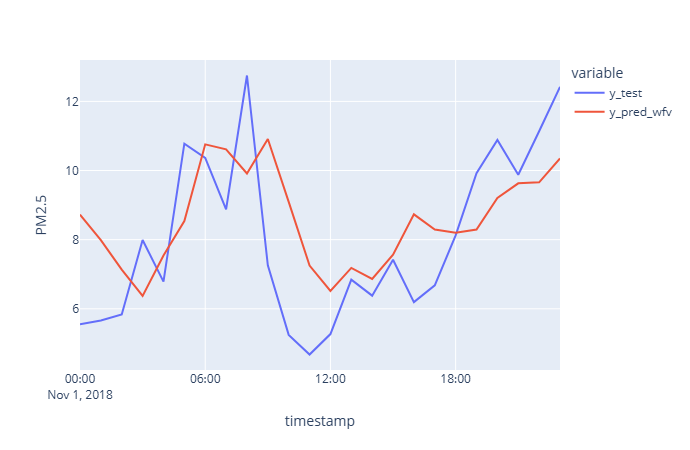

Generate this figure with Python:
# ARMA
# Autoregressive Moving Average Model

# import Libraries
import inspect
import time
import warnings

import matplotlib.pyplot as plt
import pandas as pd
import plotly.express as px
import seaborn as sns
from pymongo import MongoClient
from sklearn.metrics import mean_absolute_error
from statsmodels.graphics.tsaplots import plot_acf, plot_pacf
from statsmodels.tsa.arima.model import ARIMA

warnings.filterwarnings("ignore")
#................................................................
# connect to MongoDB
client = MongoClient("mongodb://127.0.0.1:27017")
# Assign database
db = client["air-quality"]
# Assign collection
nairobi = db["nairobi"]
#................................................................
# Wrangle Function
def wrangle(collection, resample_rule="h"):
    results = collection.find(
        {"metadata.site": 29, "metadata.measurement": "P2"},
        projection={"P2": 1, "timestamp": 1, "_id": 0},
    )

    df = pd.DataFrame(list(results))
    # Convert timestamp column to datetime
    df["timestamp"] = pd.to_datetime(df["timestamp"], errors="coerce")
    # Set as index
    df = df.set_index("timestamp")
    # If timezone-naive → localize
    if df.index.tz is None:
        df.index = df.index.tz_localize("UTC")
    
    # Localize timezone
    df.index = df.index.tz_convert("UTC").tz_convert("Africa/Nairobi")

    # Remove outliers
    df = df[df["P2"] < 500]

    # Resample and forward-fill
    y = df.resample(resample_rule).mean().ffill()

    return y
# call wrangle function
y = wrangle(nairobi)
print(y.shape)
y.head()
#...............................................................
# exploratory Data Analysis
fig, ax = plt.subplots(figsize=(15, 6))
plot_acf(y, ax=ax)
ax.set_ylim(bottom= -0.2)
plt.xlabel("Lags [Hours]")
plt.ylabel("Correlation Coefficient")
plt.tight_layout()
plt.show()

# Partial Autocorrelation Plot
fig, ax = plt.subplots(figsize=(15, 6))
plot_pacf(y, ax=ax)
ax.set_ylim(bottom= -0.2)
plt.xlabel("Lags [Hours]")
plt.ylabel("Correlation Coefficient")
plt.tight_layout()
plt.show()
#...............................................................
# Train-Test Split
# Training set: all readings from October 2018
y_train = y['2018-10-01':'2018-10-31']

# Test set: readings from 1 November 2018
y_test = y['2018-11-01':'2018-11-01']

# check
print(y_train.shape)
y_train.head()

print(y_test.shape)
y_test.head()
#...............................................................
# Building the Model
# Baseline
y_train_mean = y_train.mean()
y_pred_baseline = [y_train_mean] * len(y_train)
mae_baseline = mean_absolute_error(y_train, y_pred_baseline)
print("Mean P2 Reading:", round(y_train_mean[0], 2))
print("Baseline MAE:", round(mae_baseline, 2))
#...............................................................
# Iterate
# ARMA Model
# Create ranges for possible p and q hyperparameters
p_params = range(0, 25, 8)
q_params = range(0, 3, 1)

list(p_params)
list(q_params) 
#.................................
for p in p_params:
    for q in q_params:
        order = (p, 0, q)
        print(order)
        model = ARIMA(y_train, order=order).fit()
        print(f"Trained ARMA {order}")
#.........................................
# Add timing
for p in p_params:
    for q in q_params:
        order = (p, 0, q)
        start_time = time.time()
        print(order)
        model = ARIMA(y_train, order=order).fit()
        elapsed_time = round(time.time() - start_time, 2)
        
        print(f"Trained ARMA {order} in {elapsed_time} seconds.")
        # Generate in-sample (training) predictions
        y_pred = model.predict() 
        # Calculate training MAE
        mae = mean_absolute_error(y_train, y_pred)
        print(f"Training MAE: {round(mae, 2)}")
#...............................................................
# Grid to store MAEs
# Create dictionary to store MAEs
mae_grid = dict()
# Outer loop: Iterate through possible values for `p`
for p in p_params:
    # Create key-value pair in dict. Key is `p`, value is empty list.
    mae_grid[p] = list()
    # Inner loop: Iterate through possible values for `q`
    for q in q_params:
        # Combination of hyperparameters for model
        order = (p, 0, q)
        # Note start time
        start_time = time.time()
        # Train model
        model = ARIMA(y_train, order=order).fit()
        # Calculate model training time
        elapsed_time = round(time.time() - start_time, 2)
        print(f"Trained ARIMA {order} in {elapsed_time} seconds.")
        # Generate in-sample (training) predictions
        y_pred = model.predict() 
        # Calculate training MAE
        mae = mean_absolute_error(y_train, y_pred)
        # Append MAE to list in dictionary
        mae_grid[p].append(mae)

print()
print(mae_grid)
#...............................................................
mae_grid
# Convert to DataFrame for better visualization
# Convert dictionary to DataFrame
mae_df = pd.DataFrame(mae_grid)
mae_df.round(4)
#...............................................................
# heatmap of MAE values
sns.heatmap(mae_df, annot=True, fmt=".4g", cmap="YlGnBu")
plt.xlabel("AR Order (p values)")
plt.ylabel("MA Order (q values)")
plt.title("ARMA Grid Search (Criterion: MAE)")    
# Note: Lower MAE values the better the model performance
#...............................................................
# Residual Analysis
fig, ax = plt.subplots(figsize=(15, 12))
model.plot_diagnostics(fig=fig);
#...............................................................
# Evaluate
# using the best model (8,0,1) with lowest training time and relatively low MAE
y_pred_wfv = pd.Series(dtype=float)
history = y_train.copy()

for i in range(len(y_test)):

    model = ARIMA(history, order=(8, 0, 1)).fit()
    next_pred = model.forecast()

    # Append prediction
    y_pred_wfv = pd.concat([y_pred_wfv, next_pred])

    # Append the actual next value from y_test
    history = pd.concat([history, y_test.loc[next_pred.index]])
#...............................................................
test_mae = mean_absolute_error(y_test, y_pred_wfv)
print("Test MAE (walk forward validation):", round(test_mae, 2))

#...............................................................
# Communicate Results
df_predictions = pd.DataFrame({"y_test": y_test, "y_pred_wfv": y_pred_wfv})
fig = px.line(df_predictions, labels={"value": "PM2.5"})
fig.show()
#...............................................................
# Make both 1-D
y_test = y_test.squeeze()
y_pred_wfv = y_pred_wfv.squeeze()

# Align indices
y_pred_wfv.index = y_test.index

# Combine
df_predictions = pd.DataFrame({
    "y_test": y_test,
    "y_pred_wfv": y_pred_wfv
})

# Plot
fig = px.line(df_predictions, labels={"value": "PM2.5"})
fig.show()
#...............................................................
# Matplotlib Plot for results
# Ensure 1-D series
y_test = y_test.squeeze()
y_pred_wfv = y_pred_wfv.squeeze()

# Align prediction index with test index
y_pred_wfv.index = y_test.index

# Plot
plt.figure(figsize=(14, 6))

plt.plot(y_test.index, y_test.values, label="Actual", linewidth=2)
plt.plot(y_pred_wfv.index, y_pred_wfv.values, label="Predicted", linewidth=2)

plt.xlabel("Time")
plt.ylabel("PM2.5")
plt.title("Actual vs Predicted PM2.5 Readings (Walk-Forward Validation)")

plt.legend()
plt.grid(True)
plt.tight_layout()
plt.show()
